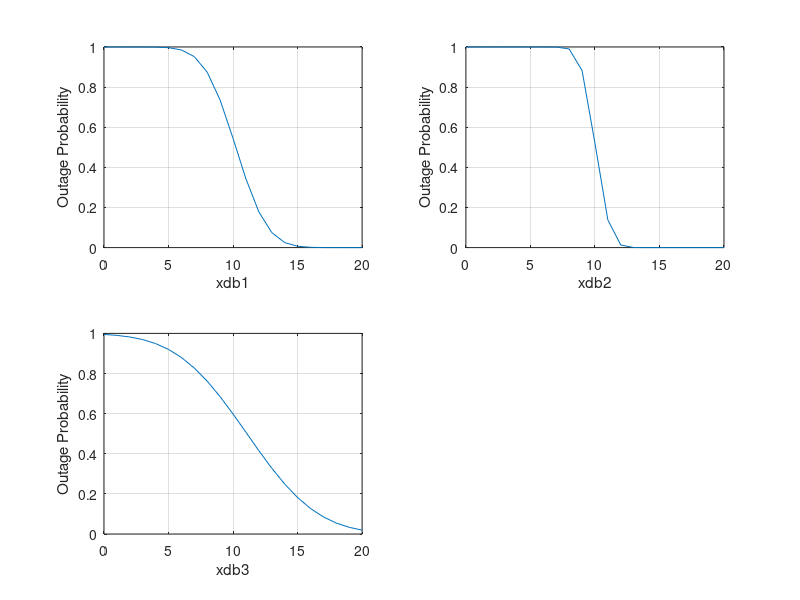

Reproduce this figure in MATLAB.
x_db=0:1:20;
x=10.^(x_db/10);
xth=10;
w=1.55.*(10.^(-6));
k=(2.*pi)./w;
L=1000;
D=0.08;
d_sq=(k.*(D.^2))./(4.*L);
Cn1=8.4.*(10.^(-15));
delta_sq1=1.23.*(Cn1).*(k.^(7./6)).*(L.^(11./6));
Cn2=1.7.*(10.^(-15));
delta_sq2=1.23.*(Cn2).*(k.^(7./6)).*(L.^(11./6));
Cn3=5.*(10.^(-14));
delta_sq3=1.23.*(Cn3).*(k.^(7./6)).*(L.^(11./6));
delta1=sqrt(delta_sq1);
delta2=sqrt(delta_sq2);
delta3=sqrt(delta_sq3);
p1=((0.49.*delta_sq1)./(1+(0.18.*d_sq)+(0.56.*(delta1.^2.4))).^(7./6));
p2=((0.51.*delta_sq1)./(1+(0.9.*d_sq)+(0.62.*d_sq.*(delta1.^2.4))).^(5./6));
sig_sq=exp(p1+p2)-1;
a=log(x./xth);
b=2.*(sqrt(2.*sig_sq));
y=0.5.*erfc((a-sig_sq)./b);
subplot(2,2,1);
plot(x_db,y)
grid on;
xlabel('xdb1');
ylabel('Outage Probability');
p3=((0.49.*delta_sq2)./(1+(0.18.*d_sq)+(0.56.*(delta2.^2.4))).^(7./6));
p4=((0.51.*delta_sq2)./(1+(0.9.*d_sq)+(0.62.*d_sq.*(delta2.^2.4))).^(5./6));
sig_sq=exp(p3+p4)-1;
a=log(x./xth);
b=2.*(sqrt(2.*sig_sq));
y=0.5.*erfc((a-sig_sq)./b);
subplot(2,2,2);
plot(x_db,y)
grid on;
xlabel('xdb2');
ylabel('Outage Probability');
p4=((0.49.*delta_sq3)./(1+(0.18.*d_sq)+(0.56.*(delta3.^2.4))).^(7./6));
p5=((0.51.*delta_sq3)./(1+(0.9.*d_sq)+(0.62.*d_sq.*(delta3.^2.4))).^(5./6));
sig_sq=exp(p4+p5)-1;
a=log(x./xth);
b=2.*(sqrt(2.*sig_sq));
y=0.5.*erfc((a-sig_sq)./b);
subplot(2,2,3);
plot(x_db,y)
grid on;
xlabel('xdb3');
ylabel('Outage Probability');